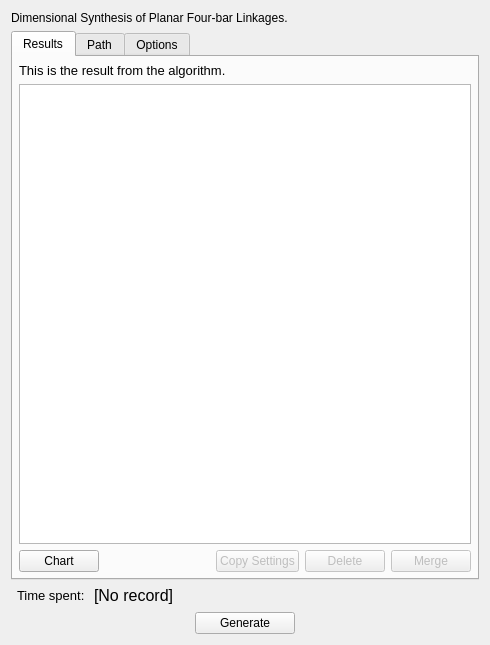
<?xml version="1.0" encoding="UTF-8"?>
<ui version="4.0">
 <class>Form</class>
 <widget class="QWidget" name="Form">
  <property name="geometry">
   <rect>
    <x>0</x>
    <y>0</y>
    <width>490</width>
    <height>645</height>
   </rect>
  </property>
  <layout class="QVBoxLayout" name="verticalLayout">
   <item>
    <widget class="QLabel" name="label">
     <property name="text">
      <string>&lt;html&gt;&lt;head/&gt;&lt;body&gt;&lt;p&gt;Dimensional Synthesis of Planar Four-bar Linkages.&lt;/p&gt;&lt;/body&gt;&lt;/html&gt;</string>
     </property>
     <property name="textFormat">
      <enum>Qt::RichText</enum>
     </property>
     <property name="alignment">
      <set>Qt::AlignLeading|Qt::AlignLeft|Qt::AlignTop</set>
     </property>
     <property name="wordWrap">
      <bool>true</bool>
     </property>
    </widget>
   </item>
   <item>
    <widget class="QTabWidget" name="Tabs">
     <property name="tabPosition">
      <enum>QTabWidget::North</enum>
     </property>
     <property name="currentIndex">
      <number>0</number>
     </property>
     <widget class="QWidget" name="results">
      <attribute name="title">
       <string>Results</string>
      </attribute>
      <layout class="QVBoxLayout" name="verticalLayout_7">
       <property name="leftMargin">
        <number>6</number>
       </property>
       <property name="topMargin">
        <number>6</number>
       </property>
       <property name="rightMargin">
        <number>6</number>
       </property>
       <property name="bottomMargin">
        <number>6</number>
       </property>
       <item>
        <widget class="QLabel" name="label_2">
         <property name="sizePolicy">
          <sizepolicy hsizetype="Preferred" vsizetype="Fixed">
           <horstretch>0</horstretch>
           <verstretch>0</verstretch>
          </sizepolicy>
         </property>
         <property name="text">
          <string>&lt;html&gt;&lt;head/&gt;&lt;body&gt;&lt;p&gt;&lt;span style=&quot; font-size:10pt;&quot;&gt;This is the result from the algorithm.&lt;/span&gt;&lt;/p&gt;&lt;/body&gt;&lt;/html&gt;</string>
         </property>
        </widget>
       </item>
       <item>
        <widget class="QListWidget" name="Result_list">
         <property name="verticalScrollBarPolicy">
          <enum>Qt::ScrollBarAsNeeded</enum>
         </property>
         <property name="horizontalScrollBarPolicy">
          <enum>Qt::ScrollBarAlwaysOff</enum>
         </property>
        </widget>
       </item>
       <item>
        <layout class="QHBoxLayout" name="horizontalLayout_6">
         <item>
          <widget class="QPushButton" name="getTimeAndFitness">
           <property name="text">
            <string>Chart</string>
           </property>
          </widget>
         </item>
         <item>
          <spacer name="horizontalSpacer_3">
           <property name="orientation">
            <enum>Qt::Horizontal</enum>
           </property>
           <property name="sizeHint" stdset="0">
            <size>
             <width>40</width>
             <height>20</height>
            </size>
           </property>
          </spacer>
         </item>
         <item>
          <widget class="QPushButton" name="copySettings">
           <property name="enabled">
            <bool>false</bool>
           </property>
           <property name="text">
            <string>Copy Settings</string>
           </property>
          </widget>
         </item>
         <item>
          <widget class="QPushButton" name="deleteButton">
           <property name="enabled">
            <bool>false</bool>
           </property>
           <property name="text">
            <string>Delete</string>
           </property>
          </widget>
         </item>
         <item>
          <widget class="QPushButton" name="mergeButton">
           <property name="enabled">
            <bool>false</bool>
           </property>
           <property name="text">
            <string>Merge</string>
           </property>
          </widget>
         </item>
        </layout>
       </item>
      </layout>
     </widget>
     <widget class="QWidget" name="path">
      <attribute name="title">
       <string>Path</string>
      </attribute>
      <layout class="QVBoxLayout" name="verticalLayout_8">
       <property name="spacing">
        <number>6</number>
       </property>
       <property name="leftMargin">
        <number>6</number>
       </property>
       <property name="topMargin">
        <number>6</number>
       </property>
       <property name="rightMargin">
        <number>6</number>
       </property>
       <property name="bottomMargin">
        <number>6</number>
       </property>
       <item>
        <layout class="QHBoxLayout" name="horizontalLayout_5">
         <item>
          <layout class="QVBoxLayout" name="verticalLayout_2">
           <item>
            <layout class="QHBoxLayout" name="horizontalLayout_2">
             <item>
              <spacer name="horizontalSpacer_7">
               <property name="orientation">
                <enum>Qt::Horizontal</enum>
               </property>
               <property name="sizeHint" stdset="0">
                <size>
                 <width>40</width>
                 <height>20</height>
                </size>
               </property>
              </spacer>
             </item>
             <item>
              <widget class="QLabel" name="pointNum">
               <property name="text">
                <string>&lt;html&gt;&lt;head/&gt;&lt;body&gt;&lt;p&gt;&lt;span style=&quot; font-size:12pt; color:#00aa00;&quot;&gt;0&lt;/span&gt;&lt;/p&gt;&lt;/body&gt;&lt;/html&gt;</string>
               </property>
               <property name="alignment">
                <set>Qt::AlignLeading|Qt::AlignLeft|Qt::AlignTop</set>
               </property>
              </widget>
             </item>
             <item>
              <widget class="QLabel" name="label_5">
               <property name="text">
                <string>&lt;html&gt;&lt;head/&gt;&lt;body&gt;&lt;p&gt;&lt;span style=&quot; font-size:12pt; color:#00aa00;&quot;&gt;Point(s)&lt;/span&gt;&lt;/p&gt;&lt;/body&gt;&lt;/html&gt;</string>
               </property>
               <property name="textFormat">
                <enum>Qt::RichText</enum>
               </property>
               <property name="alignment">
                <set>Qt::AlignLeading|Qt::AlignLeft|Qt::AlignTop</set>
               </property>
              </widget>
             </item>
            </layout>
           </item>
           <item>
            <widget class="QListWidget" name="Point_list"/>
           </item>
           <item>
            <layout class="QHBoxLayout" name="horizontalLayout_3">
             <item>
              <widget class="QLabel" name="label_3">
               <property name="text">
                <string>x: </string>
               </property>
              </widget>
             </item>
             <item>
              <widget class="QDoubleSpinBox" name="X_coordinate">
               <property name="sizePolicy">
                <sizepolicy hsizetype="Expanding" vsizetype="Fixed">
                 <horstretch>0</horstretch>
                 <verstretch>0</verstretch>
                </sizepolicy>
               </property>
               <property name="minimum">
                <double>-9999.989999999999782</double>
               </property>
               <property name="maximum">
                <double>9999.989999999999782</double>
               </property>
              </widget>
             </item>
             <item>
              <widget class="QLabel" name="label_4">
               <property name="text">
                <string>y: </string>
               </property>
              </widget>
             </item>
             <item>
              <widget class="QDoubleSpinBox" name="Y_coordinate">
               <property name="sizePolicy">
                <sizepolicy hsizetype="Expanding" vsizetype="Fixed">
                 <horstretch>0</horstretch>
                 <verstretch>0</verstretch>
                </sizepolicy>
               </property>
               <property name="minimum">
                <double>-9999.989999999999782</double>
               </property>
               <property name="maximum">
                <double>9999.989999999999782</double>
               </property>
              </widget>
             </item>
            </layout>
           </item>
          </layout>
         </item>
         <item>
          <layout class="QVBoxLayout" name="verticalLayout_3">
           <item>
            <widget class="QPushButton" name="clearAll">
             <property name="text">
              <string>Clear All</string>
             </property>
             <property name="autoDefault">
              <bool>false</bool>
             </property>
            </widget>
           </item>
           <item>
            <widget class="QPushButton" name="series">
             <property name="text">
              <string>Series...</string>
             </property>
             <property name="autoDefault">
              <bool>false</bool>
             </property>
            </widget>
           </item>
           <item>
            <spacer name="verticalSpacer_3">
             <property name="orientation">
              <enum>Qt::Vertical</enum>
             </property>
             <property name="sizeHint" stdset="0">
              <size>
               <width>20</width>
               <height>1</height>
              </size>
             </property>
            </spacer>
           </item>
           <item>
            <widget class="QPushButton" name="moveUp">
             <property name="text">
              <string>Move up</string>
             </property>
             <property name="autoDefault">
              <bool>false</bool>
             </property>
            </widget>
           </item>
           <item>
            <widget class="QPushButton" name="moveDown">
             <property name="text">
              <string>Move down</string>
             </property>
             <property name="autoDefault">
              <bool>false</bool>
             </property>
            </widget>
           </item>
           <item>
            <spacer name="verticalSpacer_2">
             <property name="orientation">
              <enum>Qt::Vertical</enum>
             </property>
             <property name="sizeHint" stdset="0">
              <size>
               <width>20</width>
               <height>1</height>
              </size>
             </property>
            </spacer>
           </item>
           <item>
            <widget class="QPushButton" name="remove">
             <property name="text">
              <string>-</string>
             </property>
             <property name="autoDefault">
              <bool>false</bool>
             </property>
            </widget>
           </item>
           <item>
            <widget class="QPushButton" name="add">
             <property name="text">
              <string>+</string>
             </property>
             <property name="autoDefault">
              <bool>false</bool>
             </property>
            </widget>
           </item>
          </layout>
         </item>
        </layout>
       </item>
      </layout>
     </widget>
     <widget class="QWidget" name="options">
      <attribute name="title">
       <string>Options</string>
      </attribute>
      <layout class="QVBoxLayout" name="verticalLayout_6">
       <property name="spacing">
        <number>6</number>
       </property>
       <property name="leftMargin">
        <number>6</number>
       </property>
       <property name="topMargin">
        <number>6</number>
       </property>
       <property name="rightMargin">
        <number>6</number>
       </property>
       <property name="bottomMargin">
        <number>6</number>
       </property>
       <item>
        <widget class="QWidget" name="algorithmPanel" native="true">
         <layout class="QHBoxLayout" name="algorithmPanelLayout">
          <property name="leftMargin">
           <number>6</number>
          </property>
          <property name="topMargin">
           <number>6</number>
          </property>
          <property name="rightMargin">
           <number>6</number>
          </property>
          <property name="bottomMargin">
           <number>6</number>
          </property>
          <item>
           <widget class="QLabel" name="label_6">
            <property name="sizePolicy">
             <sizepolicy hsizetype="Fixed" vsizetype="Preferred">
              <horstretch>0</horstretch>
              <verstretch>0</verstretch>
             </sizepolicy>
            </property>
            <property name="text">
             <string>Algorithm: </string>
            </property>
           </widget>
          </item>
          <item>
           <widget class="QRadioButton" name="type0">
            <property name="text">
             <string>Genetic</string>
            </property>
            <property name="checked">
             <bool>false</bool>
            </property>
           </widget>
          </item>
          <item>
           <widget class="QRadioButton" name="type1">
            <property name="text">
             <string>Firefly</string>
            </property>
           </widget>
          </item>
          <item>
           <widget class="QRadioButton" name="type2">
            <property name="text">
             <string>Differential Evolution</string>
            </property>
            <property name="checked">
             <bool>true</bool>
            </property>
           </widget>
          </item>
          <item>
           <spacer name="horizontalSpacer_5">
            <property name="orientation">
             <enum>Qt::Horizontal</enum>
            </property>
            <property name="sizeHint" stdset="0">
             <size>
              <width>40</width>
              <height>20</height>
             </size>
            </property>
           </spacer>
          </item>
         </layout>
        </widget>
       </item>
       <item>
        <widget class="QCheckBox" name="isCustomize">
         <property name="text">
          <string>Customize:</string>
         </property>
        </widget>
       </item>
       <item>
        <widget class="QScrollArea" name="settingArea">
         <property name="enabled">
          <bool>false</bool>
         </property>
         <property name="widgetResizable">
          <bool>true</bool>
         </property>
         <widget class="QWidget" name="scrollAreaWidgetContents">
          <property name="geometry">
           <rect>
            <x>0</x>
            <y>0</y>
            <width>448</width>
            <height>423</height>
           </rect>
          </property>
          <layout class="QVBoxLayout" name="verticalLayout_4">
           <item>
            <layout class="QHBoxLayout" name="horizontalLayout_7">
             <item>
              <layout class="QFormLayout" name="formLayout_2">
               <item row="1" column="0">
                <widget class="QLabel" name="label_17">
                 <property name="text">
                  <string>Report in every: </string>
                 </property>
                </widget>
               </item>
               <item row="0" column="0">
                <widget class="QLabel" name="label_16">
                 <property name="text">
                  <string>Max Generation: </string>
                 </property>
                </widget>
               </item>
               <item row="1" column="1">
                <widget class="QSpinBox" name="report">
                 <property name="suffix">
                  <string>%</string>
                 </property>
                 <property name="minimum">
                  <number>1</number>
                 </property>
                 <property name="maximum">
                  <number>10</number>
                 </property>
                 <property name="value">
                  <number>1</number>
                 </property>
                </widget>
               </item>
               <item row="0" column="1">
                <widget class="QSpinBox" name="maxGen">
                 <property name="minimum">
                  <number>100</number>
                 </property>
                 <property name="maximum">
                  <number>10000</number>
                 </property>
                 <property name="value">
                  <number>1500</number>
                 </property>
                </widget>
               </item>
              </layout>
             </item>
             <item>
              <spacer name="horizontalSpacer_4">
               <property name="orientation">
                <enum>Qt::Horizontal</enum>
               </property>
               <property name="sizeHint" stdset="0">
                <size>
                 <width>40</width>
                 <height>20</height>
                </size>
               </property>
              </spacer>
             </item>
             <item>
              <widget class="QPushButton" name="setDefault">
               <property name="text">
                <string>Reset to Default</string>
               </property>
              </widget>
             </item>
            </layout>
           </item>
           <item>
            <widget class="Line" name="line">
             <property name="orientation">
              <enum>Qt::Horizontal</enum>
             </property>
            </widget>
           </item>
           <item>
            <widget class="QWidget" name="limitPanel" native="true">
             <layout class="QGridLayout" name="gridLayout">
              <property name="leftMargin">
               <number>6</number>
              </property>
              <property name="topMargin">
               <number>6</number>
              </property>
              <property name="rightMargin">
               <number>6</number>
              </property>
              <property name="bottomMargin">
               <number>6</number>
              </property>
              <property name="spacing">
               <number>6</number>
              </property>
              <item row="2" column="2">
               <widget class="QDoubleSpinBox" name="AyMin">
                <property name="minimum">
                 <double>-999.000000000000000</double>
                </property>
                <property name="maximum">
                 <double>999.000000000000000</double>
                </property>
                <property name="value">
                 <double>-50.000000000000000</double>
                </property>
               </widget>
              </item>
              <item row="6" column="0">
               <widget class="QLabel" name="label_12">
                <property name="text">
                 <string>Connector: </string>
                </property>
               </widget>
              </item>
              <item row="3" column="2">
               <widget class="QDoubleSpinBox" name="DxMin">
                <property name="minimum">
                 <double>-999.000000000000000</double>
                </property>
                <property name="maximum">
                 <double>999.000000000000000</double>
                </property>
                <property name="value">
                 <double>-50.000000000000000</double>
                </property>
               </widget>
              </item>
              <item row="3" column="0">
               <widget class="QLabel" name="label_10">
                <property name="text">
                 <string>Dx: </string>
                </property>
               </widget>
              </item>
              <item row="6" column="2">
               <widget class="QDoubleSpinBox" name="LMin">
                <property name="minimum">
                 <double>0.010000000000000</double>
                </property>
                <property name="maximum">
                 <double>999.000000000000000</double>
                </property>
                <property name="value">
                 <double>5.000000000000000</double>
                </property>
               </widget>
              </item>
              <item row="3" column="3">
               <widget class="QDoubleSpinBox" name="DxMax">
                <property name="minimum">
                 <double>-999.000000000000000</double>
                </property>
                <property name="maximum">
                 <double>999.000000000000000</double>
                </property>
                <property name="value">
                 <double>50.000000000000000</double>
                </property>
               </widget>
              </item>
              <item row="4" column="0">
               <widget class="QLabel" name="label_11">
                <property name="text">
                 <string>Dy: </string>
                </property>
               </widget>
              </item>
              <item row="0" column="3">
               <widget class="QLabel" name="label_13">
                <property name="text">
                 <string>Max</string>
                </property>
               </widget>
              </item>
              <item row="2" column="0">
               <widget class="QLabel" name="label_9">
                <property name="text">
                 <string>Ay: </string>
                </property>
               </widget>
              </item>
              <item row="4" column="2">
               <widget class="QDoubleSpinBox" name="DyMin">
                <property name="minimum">
                 <double>-999.000000000000000</double>
                </property>
                <property name="maximum">
                 <double>999.000000000000000</double>
                </property>
                <property name="value">
                 <double>-50.000000000000000</double>
                </property>
               </widget>
              </item>
              <item row="6" column="3">
               <widget class="QDoubleSpinBox" name="LMax">
                <property name="minimum">
                 <double>0.010000000000000</double>
                </property>
                <property name="maximum">
                 <double>999.000000000000000</double>
                </property>
                <property name="value">
                 <double>50.000000000000000</double>
                </property>
               </widget>
              </item>
              <item row="0" column="2">
               <widget class="QLabel" name="label_14">
                <property name="text">
                 <string>Min</string>
                </property>
               </widget>
              </item>
              <item row="8" column="0">
               <widget class="QLabel" name="label_15">
                <property name="text">
                 <string>Angle (degree):</string>
                </property>
               </widget>
              </item>
              <item row="1" column="3">
               <widget class="QDoubleSpinBox" name="AxMax">
                <property name="minimum">
                 <double>-999.000000000000000</double>
                </property>
                <property name="maximum">
                 <double>999.000000000000000</double>
                </property>
                <property name="value">
                 <double>50.000000000000000</double>
                </property>
               </widget>
              </item>
              <item row="8" column="2">
               <widget class="QDoubleSpinBox" name="AMin">
                <property name="minimum">
                 <double>0.000000000000000</double>
                </property>
                <property name="maximum">
                 <double>359.990000000000009</double>
                </property>
                <property name="value">
                 <double>0.000000000000000</double>
                </property>
               </widget>
              </item>
              <item row="8" column="3">
               <widget class="QDoubleSpinBox" name="AMax">
                <property name="minimum">
                 <double>0.010000000000000</double>
                </property>
                <property name="maximum">
                 <double>360.000000000000000</double>
                </property>
                <property name="value">
                 <double>360.000000000000000</double>
                </property>
               </widget>
              </item>
              <item row="1" column="2">
               <widget class="QDoubleSpinBox" name="AxMin">
                <property name="minimum">
                 <double>-999.000000000000000</double>
                </property>
                <property name="maximum">
                 <double>999.000000000000000</double>
                </property>
                <property name="value">
                 <double>-50.000000000000000</double>
                </property>
               </widget>
              </item>
              <item row="4" column="3">
               <widget class="QDoubleSpinBox" name="DyMax">
                <property name="minimum">
                 <double>-999.000000000000000</double>
                </property>
                <property name="maximum">
                 <double>999.000000000000000</double>
                </property>
                <property name="value">
                 <double>50.000000000000000</double>
                </property>
               </widget>
              </item>
              <item row="1" column="0">
               <widget class="QLabel" name="label_8">
                <property name="text">
                 <string>Ax: </string>
                </property>
               </widget>
              </item>
              <item row="2" column="3">
               <widget class="QDoubleSpinBox" name="AyMax">
                <property name="minimum">
                 <double>-999.000000000000000</double>
                </property>
                <property name="maximum">
                 <double>999.000000000000000</double>
                </property>
                <property name="value">
                 <double>50.000000000000000</double>
                </property>
               </widget>
              </item>
              <item row="5" column="0">
               <widget class="QLabel" name="label_18">
                <property name="text">
                 <string>Input:</string>
                </property>
               </widget>
              </item>
              <item row="5" column="2">
               <widget class="QDoubleSpinBox" name="IMin">
                <property name="minimum">
                 <double>0.010000000000000</double>
                </property>
                <property name="maximum">
                 <double>999.000000000000000</double>
                </property>
                <property name="value">
                 <double>5.000000000000000</double>
                </property>
               </widget>
              </item>
              <item row="5" column="3">
               <widget class="QDoubleSpinBox" name="IMax">
                <property name="minimum">
                 <double>0.010000000000000</double>
                </property>
                <property name="maximum">
                 <double>999.000000000000000</double>
                </property>
                <property name="value">
                 <double>5.000000000000000</double>
                </property>
               </widget>
              </item>
              <item row="7" column="0">
               <widget class="QLabel" name="label_19">
                <property name="text">
                 <string>Follower</string>
                </property>
               </widget>
              </item>
              <item row="7" column="2">
               <widget class="QDoubleSpinBox" name="FMin">
                <property name="minimum">
                 <double>0.010000000000000</double>
                </property>
                <property name="maximum">
                 <double>999.000000000000000</double>
                </property>
                <property name="value">
                 <double>5.000000000000000</double>
                </property>
               </widget>
              </item>
              <item row="7" column="3">
               <widget class="QDoubleSpinBox" name="FMax">
                <property name="minimum">
                 <double>0.010000000000000</double>
                </property>
                <property name="maximum">
                 <double>999.000000000000000</double>
                </property>
                <property name="value">
                 <double>50.000000000000000</double>
                </property>
               </widget>
              </item>
             </layout>
            </widget>
           </item>
           <item>
            <spacer name="verticalSpacer_4">
             <property name="orientation">
              <enum>Qt::Vertical</enum>
             </property>
             <property name="sizeHint" stdset="0">
              <size>
               <width>20</width>
               <height>27</height>
              </size>
             </property>
            </spacer>
           </item>
          </layout>
         </widget>
        </widget>
       </item>
      </layout>
     </widget>
    </widget>
   </item>
   <item>
    <layout class="QHBoxLayout" name="horizontalLayout_4">
     <property name="spacing">
      <number>0</number>
     </property>
     <item>
      <widget class="QWidget" name="timePanel" native="true">
       <layout class="QHBoxLayout" name="timePanelLayout">
        <property name="leftMargin">
         <number>6</number>
        </property>
        <property name="topMargin">
         <number>0</number>
        </property>
        <property name="rightMargin">
         <number>6</number>
        </property>
        <property name="bottomMargin">
         <number>0</number>
        </property>
        <item>
         <widget class="QLabel" name="label_7">
          <property name="text">
           <string>&lt;html&gt;&lt;head/&gt;&lt;body&gt;&lt;p&gt;&lt;span style=&quot; font-size:10pt;&quot;&gt;Time spent: &lt;/span&gt;&lt;/p&gt;&lt;/body&gt;&lt;/html&gt;</string>
          </property>
         </widget>
        </item>
        <item>
         <widget class="QLabel" name="timeShow">
          <property name="text">
           <string>&lt;html&gt;&lt;head/&gt;&lt;body&gt;&lt;p&gt;&lt;span style=&quot; font-size:12pt&quot;&gt;[No record]&lt;/span&gt;&lt;/p&gt;&lt;/body&gt;&lt;/html&gt;</string>
          </property>
         </widget>
        </item>
        <item>
         <spacer name="horizontalSpacer_6">
          <property name="orientation">
           <enum>Qt::Horizontal</enum>
          </property>
          <property name="sizeHint" stdset="0">
           <size>
            <width>40</width>
            <height>20</height>
           </size>
          </property>
         </spacer>
        </item>
       </layout>
      </widget>
     </item>
    </layout>
   </item>
   <item>
    <layout class="QHBoxLayout" name="horizontalLayout">
     <item>
      <spacer name="horizontalSpacer">
       <property name="orientation">
        <enum>Qt::Horizontal</enum>
       </property>
       <property name="sizeHint" stdset="0">
        <size>
         <width>40</width>
         <height>20</height>
        </size>
       </property>
      </spacer>
     </item>
     <item>
      <widget class="QPushButton" name="Generate">
       <property name="minimumSize">
        <size>
         <width>100</width>
         <height>0</height>
        </size>
       </property>
       <property name="text">
        <string>Generate</string>
       </property>
       <property name="autoDefault">
        <bool>true</bool>
       </property>
      </widget>
     </item>
     <item>
      <spacer name="horizontalSpacer_2">
       <property name="orientation">
        <enum>Qt::Horizontal</enum>
       </property>
       <property name="sizeHint" stdset="0">
        <size>
         <width>40</width>
         <height>20</height>
        </size>
       </property>
      </spacer>
     </item>
    </layout>
   </item>
  </layout>
 </widget>
 <resources/>
 <connections>
  <connection>
   <sender>isCustomize</sender>
   <signal>toggled(bool)</signal>
   <receiver>settingArea</receiver>
   <slot>setEnabled(bool)</slot>
   <hints>
    <hint type="sourcelabel">
     <x>247</x>
     <y>147</y>
    </hint>
    <hint type="destinationlabel">
     <x>222</x>
     <y>340</y>
    </hint>
   </hints>
  </connection>
 </connections>
</ui>
